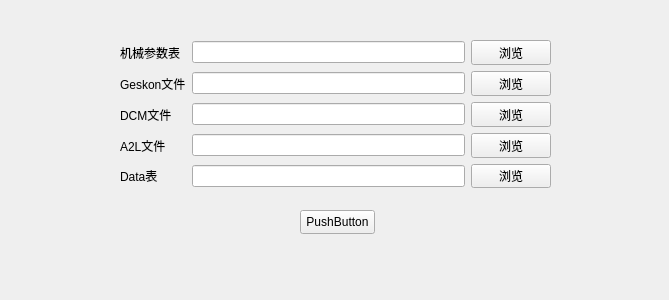
<?xml version="1.0" encoding="UTF-8"?>
<ui version="4.0">
 <class>Formdemo</class>
 <widget class="QWidget" name="Formdemo">
  <property name="geometry">
   <rect>
    <x>0</x>
    <y>0</y>
    <width>669</width>
    <height>300</height>
   </rect>
  </property>
  <property name="windowTitle">
   <string>Formdemo</string>
  </property>
  <widget class="QPushButton" name="pushButton_5">
   <property name="geometry">
    <rect>
     <x>300</x>
     <y>210</y>
     <width>75</width>
     <height>24</height>
    </rect>
   </property>
   <property name="text">
    <string>PushButton</string>
   </property>
  </widget>
  <widget class="QWidget" name="layoutWidget">
   <property name="geometry">
    <rect>
     <x>120</x>
     <y>40</y>
     <width>431</width>
     <height>148</height>
    </rect>
   </property>
   <layout class="QGridLayout" name="gridLayout_2">
    <item row="0" column="0">
     <widget class="QLabel" name="label">
      <property name="text">
       <string>机械参数表</string>
      </property>
     </widget>
    </item>
    <item row="0" column="1" rowspan="5">
     <layout class="QGridLayout" name="gridLayout">
      <item row="0" column="0">
       <widget class="QLineEdit" name="lineEdit"/>
      </item>
      <item row="0" column="1">
       <widget class="QPushButton" name="btntest">
        <property name="text">
         <string>浏览</string>
        </property>
       </widget>
      </item>
      <item row="1" column="0">
       <widget class="QLineEdit" name="lineEdit_2"/>
      </item>
      <item row="2" column="0">
       <widget class="QLineEdit" name="lineEdit_3"/>
      </item>
      <item row="3" column="0">
       <widget class="QLineEdit" name="lineEdit_4"/>
      </item>
      <item row="4" column="0">
       <widget class="QLineEdit" name="lineEdit_5"/>
      </item>
      <item row="1" column="1">
       <widget class="QPushButton" name="pushButton">
        <property name="text">
         <string>浏览</string>
        </property>
       </widget>
      </item>
      <item row="2" column="1">
       <widget class="QPushButton" name="pushButton_2">
        <property name="text">
         <string>浏览</string>
        </property>
       </widget>
      </item>
      <item row="3" column="1">
       <widget class="QPushButton" name="pushButton_3">
        <property name="text">
         <string>浏览</string>
        </property>
       </widget>
      </item>
      <item row="4" column="1">
       <widget class="QPushButton" name="pushButton_4">
        <property name="text">
         <string>浏览</string>
        </property>
       </widget>
      </item>
     </layout>
    </item>
    <item row="1" column="0">
     <widget class="QLabel" name="label_2">
      <property name="text">
       <string>Geskon文件</string>
      </property>
     </widget>
    </item>
    <item row="2" column="0">
     <widget class="QLabel" name="label_3">
      <property name="text">
       <string>DCM文件</string>
      </property>
     </widget>
    </item>
    <item row="3" column="0">
     <widget class="QLabel" name="label_4">
      <property name="text">
       <string>A2L文件</string>
      </property>
     </widget>
    </item>
    <item row="4" column="0">
     <widget class="QLabel" name="label_5">
      <property name="text">
       <string>Data表</string>
      </property>
     </widget>
    </item>
   </layout>
  </widget>
 </widget>
 <resources/>
 <connections/>
</ui>
